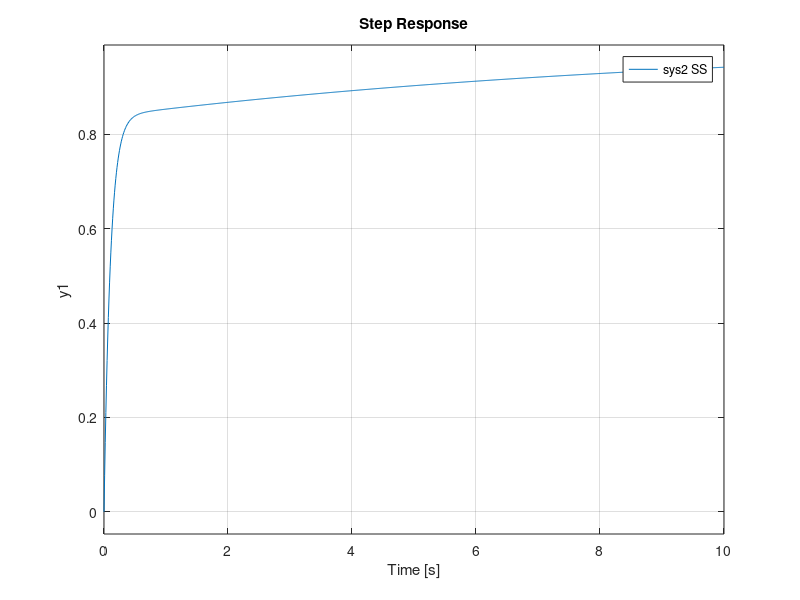

Source code (MATLAB):
% parte 2, trab cdsd
% ss continuo

close all
clc
clear
w = 0.9982
T = 8.1053
z = 4.8715

t = 0:0.01:10

s=tf('s');

num = [w^2*T w^2];
den = [1, 2*z*w, w^2];

gs = tf(num,den);

us=1; % step

sys=gs*us;

subplot(1,2,1)

step(sys,t)

hold on;

legend("sys G(s)")

[A, B, C, D] = tf2ss(num, den);
sys2 = ss(A,B,C,D)

subplot(1,2,2)

step(sys2,t)

legend("sys2 SS")